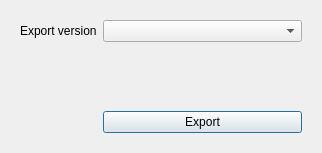
<?xml version="1.0" encoding="UTF-8"?>
<ui version="4.0">
 <class>PsseExportDialog</class>
 <widget class="QDialog" name="PsseExportDialog">
  <property name="geometry">
   <rect>
    <x>0</x>
    <y>0</y>
    <width>318</width>
    <height>153</height>
   </rect>
  </property>
  <property name="windowTitle">
   <string>PSS/e Export</string>
  </property>
  <layout class="QVBoxLayout" name="verticalLayout_2">
   <item>
    <widget class="QFrame" name="frame_77">
     <property name="minimumSize">
      <size>
       <width>300</width>
       <height>0</height>
      </size>
     </property>
     <property name="frameShape">
      <enum>QFrame::Shape::NoFrame</enum>
     </property>
     <property name="frameShadow">
      <enum>QFrame::Shadow::Raised</enum>
     </property>
     <layout class="QFormLayout" name="formLayout">
      <item row="0" column="0">
       <widget class="QLabel" name="label_112">
        <property name="text">
         <string>Export version</string>
        </property>
       </widget>
      </item>
      <item row="0" column="1">
       <widget class="QComboBox" name="raw_export_version_comboBox"/>
      </item>
      <item row="2" column="1">
       <widget class="QPushButton" name="exportButton">
        <property name="text">
         <string>Export</string>
        </property>
       </widget>
      </item>
      <item row="1" column="1">
       <spacer name="verticalSpacer">
        <property name="orientation">
         <enum>Qt::Orientation::Vertical</enum>
        </property>
        <property name="sizeHint" stdset="0">
         <size>
          <width>20</width>
          <height>40</height>
         </size>
        </property>
       </spacer>
      </item>
     </layout>
    </widget>
   </item>
  </layout>
 </widget>
 <resources>
  <include location="../Icons/icons.qrc"/>
  <include location="../Icons/icons.qrc"/>
  <include location="../../../../../../../.designer/Icons/icons.qrc"/>
 </resources>
 <connections/>
</ui>
